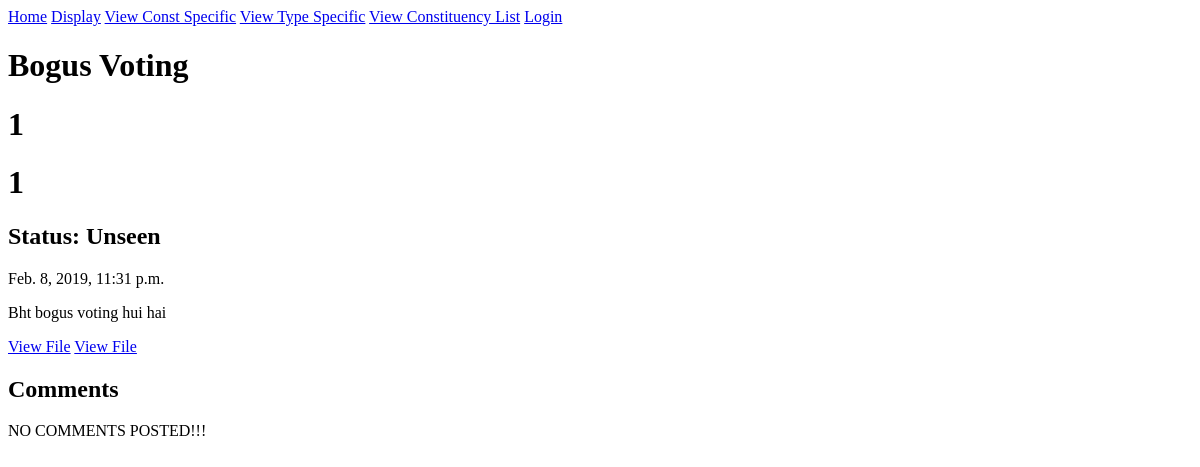
/complaints/details/23/, run on an earlier commit of the app's database.
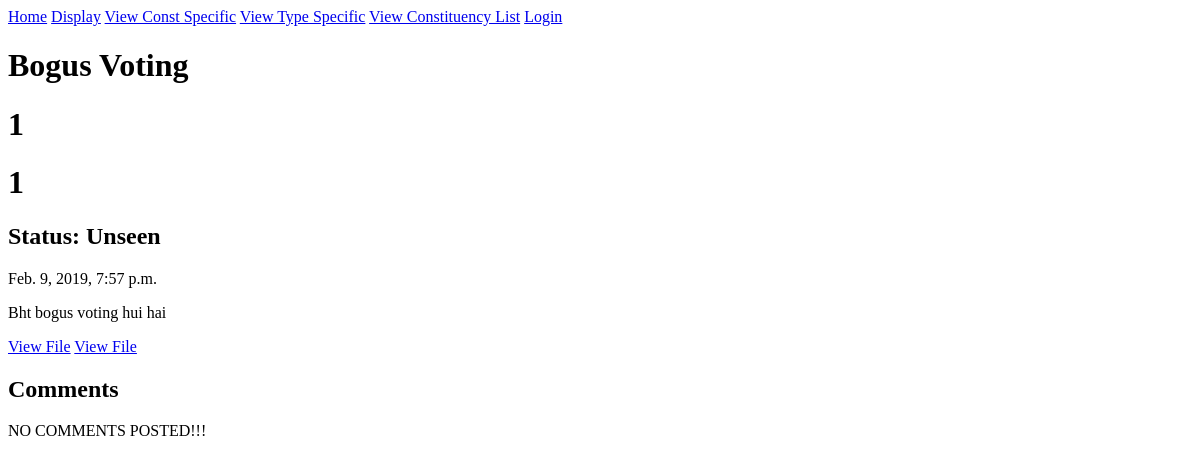
And on a later commit of the database.
### complaints/models.py (models this page shows, shortened)
class Complaint(models.Model):
    user = models.ForeignKey(
        User, related_name='complaints', on_delete=models.CASCADE)
    COMPLAINT_CHOICES = []
    type_list = [u['type'] for u in acc_models.ComplaintType.objects.all().values('type')]
    for temp in type_list:
        COMPLAINT_CHOICES.append((temp,temp))
    choice = models.CharField(
        max_length=50, choices=COMPLAINT_CHOICES, blank=False)
    description = models.TextField(blank=True)
    file_upload = models.FileField(
        upload_to='files', blank=True)
    file_upload1 = models.FileField(
        upload_to='files', blank=True)
    file_upload2 = models.FileField(
        upload_to='files', blank=True)
    file_upload3 = models.FileField(
        upload_to='files', blank=True)
    file_upload4 = models.FileField(
        upload_to='files', blank=True)
    file_upload5 = models.FileField(
        upload_to='files', blank=True)
    created_at = models.DateTimeField(auto_now=True)
    viewed_complaint = models.BooleanField(default=False)
    is_liked = models.BooleanField(default=False)
    is_disliked = models.BooleanField(default=False)
    class Meta():
        ordering = ['created_at']
        unique_together = ["user", "choice"]

### accounts/models.py (models this page shows, shortened)
class Voter(models.Model):
    user = models.OneToOneField(
        User, related_name="voter_details", on_delete=models.CASCADE)
    phone_num = models.PositiveIntegerField()
    cons_no = models.PositiveIntegerField(blank=False)
    booth_no = models.PositiveIntegerField(blank=False)

### complaints/views.py (the view)
# urls.py: path('details/<int:pk>/', views.ComplaintDetail.as_view(), name='single'),
class ComplaintDetail(generic.DetailView, LoginRequiredMixin):
    model = models.Complaint
    template_name = 'complaint/complaint_detail.html'

### accounts/context_processors.py (called while the page is built)
def GovList(request):
    id_list = [u['user'] for u in acc_models.GovUser.objects.all().values('user')]
    govname_list=[]
    for num in id_list:
        temp = User.objects.get(id__iexact = num)
        temp_name = temp.username
        govname_list.append(temp_name)
    return {'govname_list':govname_list}

### complaints/templates/complaint/complaint_detail.html (shortened to what this page needs)
{% extends "complaint/complaint_base.html" %}
{% block complaint_content %}
<h1>{{ complaint.choice }}</h1>
<h1>{{ complaint.user.voter_details.cons_no }}</h1>
<h1>{{ complaint.user.voter_details.booth_no }}</h1>
{% if complaint.viewed_complaint == 1 %}
<h2>Status: Seen</h2>
{% else %}
<h2>Status: Unseen</h2>
{% endif %}
<p>{{ complaint.created_at }}</p>
<p>{{ complaint.description }}</p>
{% if complaint.file_upload %}
<a href="{{ complaint.file_upload.url }}" target="_blank">View File</a>
{% endif %}
{% if complaint.file_upload1 %}
<a href="{{ complaint.file_upload1.url }}" target="_blank">View File</a>
{% endif %}
<h2>Comments</h2>
{% for comment in complaint.comments.all %}
    <ul>
        <li>
            <p>{{ comment.text|safe|linebreaks }}</p>
        </li>
    </ul>
    {% empty %}
    <p>
        NO COMMENTS POSTED!!!
    </p>
{% endfor %}
{% endblock %}

What changed in the data, as far as the page shows it:
changed Complaint "Bogus Voting": created_at "Feb. 8, 2019, 11:31 p.m." → "Feb. 9, 2019, 7:57 p.m."
